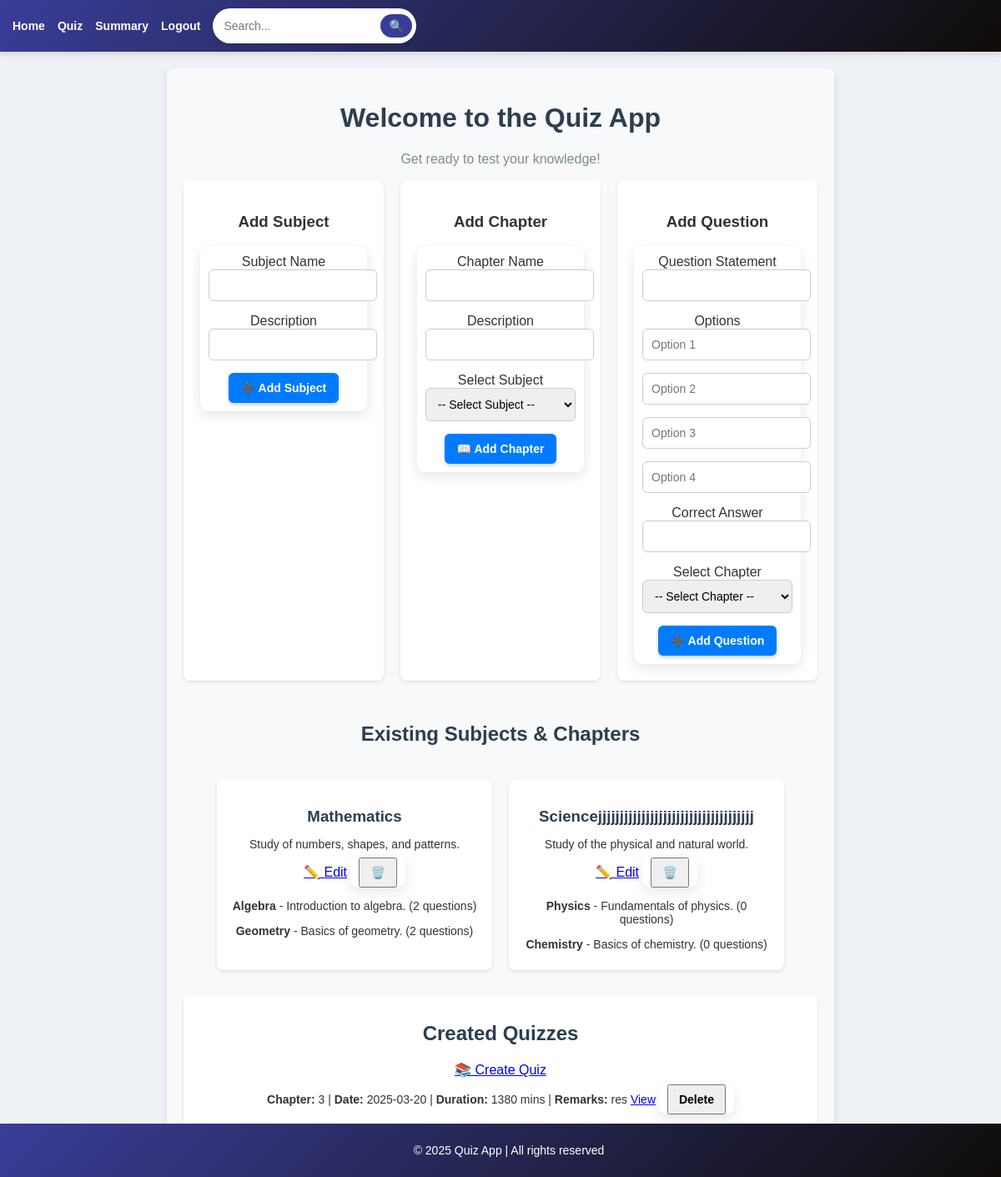
The app's page /admin_dashboard (signed in), older data.
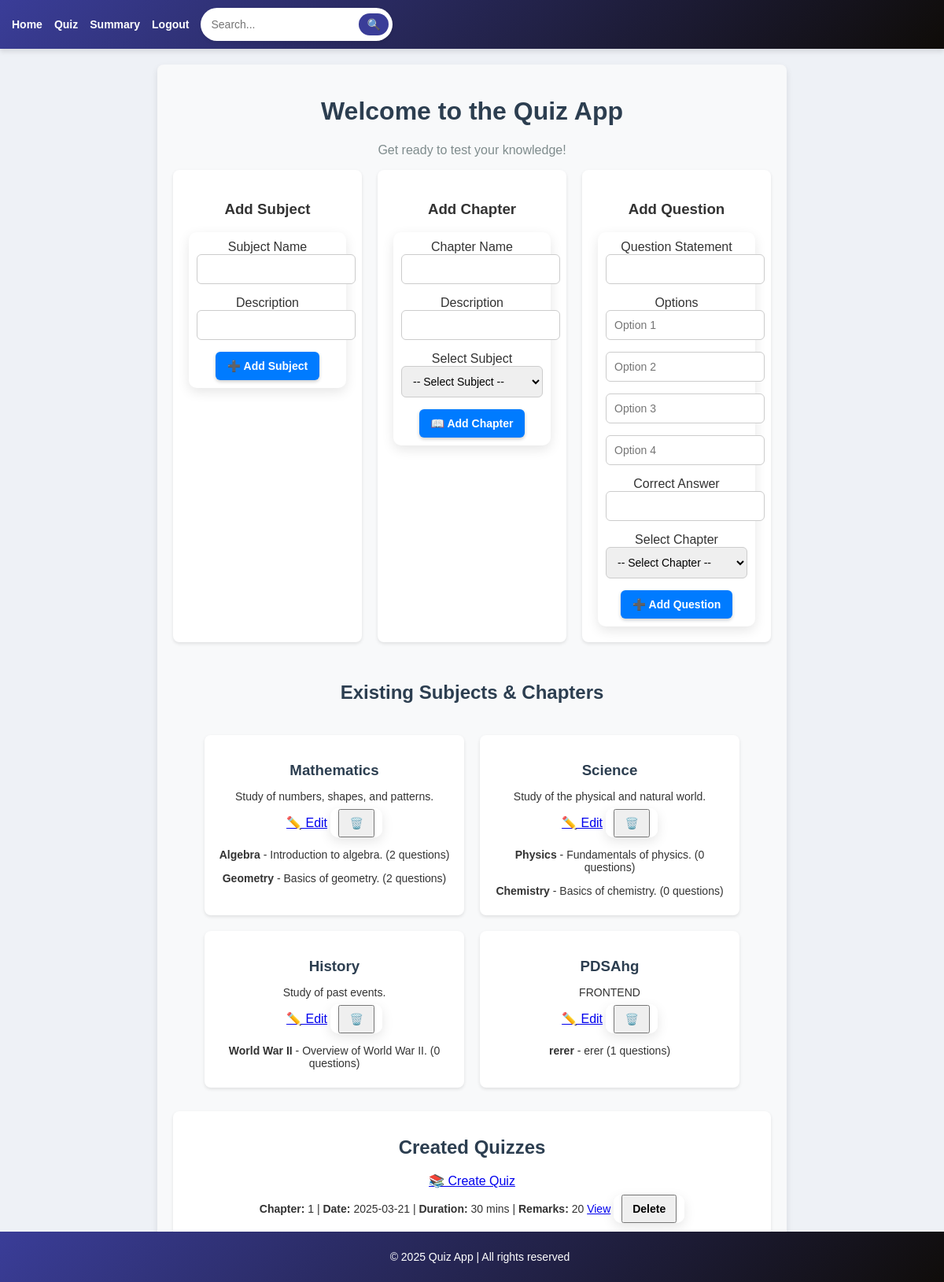
The same page, newer data.
### models.py (models this page shows, shortened)
class Subject(db.Model):
    __tablename__ = 'subjects'
    id = db.Column(db.Integer, primary_key=True)
    subject_name = db.Column(db.String(80), unique=True, nullable=False)
    description = db.Column(db.String(255), nullable=True)
    chapters = db.relationship('Chapter', backref='subject', lazy=True)

class Chapter(db.Model):
    __tablename__ = 'chapters'
    id = db.Column(db.Integer, primary_key=True)
    chapter_name = db.Column(db.String(80), unique=True, nullable=False)
    description = db.Column(db.String(255), nullable=True)
    subject_id = db.Column(db.Integer, db.ForeignKey('subjects.id'), nullable=False)
    quizzes = db.relationship('Quiz', back_populates='chapter', lazy=True)
    questions = db.relationship('Question', back_populates='chapter', lazy=True)

class Quiz(db.Model):
    __tablename__ = 'quiz'
    id = db.Column(db.Integer, primary_key=True)
    chapter_id = db.Column(db.Integer, db.ForeignKey('chapters.id'), nullable=False)
    name = db.Column(db.String(225), unique=True, nullable=False)
    date_of_quiz = db.Column(db.Date, nullable=True)
    time_duration = db.Column(db.Integer, nullable=True)
    remarks = db.Column(db.String(255), nullable=True)
    chapter = db.relationship('Chapter', back_populates='quizzes')
    scores = db.relationship('Score', backref='quiz', lazy=True)

### app.py (the view, shortened to what this page needs)
@app.route('/admin_dashboard', methods=['GET', 'POST'])
@admin_required
def admin_dashboard():
    subjects = Subject.query.all()
    chapters = Chapter.query.all()
    quizzes = Quiz.query.all()
    return render_template("admin_dashboard.html", subjects=subjects, chapters=chapters, quizzes=quizzes)

### app.py (called while the page is built)
def admin_required(f):
    @wraps(f)
    def decorated_function(*args, **kwargs):
        if "user_id" not in session or session.get('user_role') != 'admin':
            flash("Unauthorized access!", "danger")
            return redirect(url_for("login"))
        return f(*args, **kwargs)
    return decorated_function

### templates/admin_dashboard.html (shortened to what this page needs)
{% extends 'base.html' %}
{% block content %}
<div class="dashboard-container">
  <h1 class="text-center fw-bold">Welcome to the Quiz App</h1>
  <p class="text-center" style="color: #7f8c8d;">Get ready to test your knowledge!</p>
  <div class="forms-row">
    <div class="form-container">
      <h3 class="text-center">Add Subject</h3>
      <form method="POST">
        <label>Subject Name</label>
        <input type="text" name="subject_name" required>
        <label>Description</label>
        <input type="text" name="subject_description">
        <button type="submit">➕ Add Subject</button>
      </form>
    </div>
    <div class="form-container">
      <h3 class="text-center">Add Chapter</h3>
      <form method="POST">
        <label>Chapter Name</label>
        <input type="text" name="chapter_name" required>
        <label>Description</label>
        <input type="text" name="chapter_description">
        <label>Select Subject</label>
        <select name="subject_id" required>
          <option value="">-- Select Subject --</option>
        </select>
        <button type="submit">📖 Add Chapter</button>
      </form>
    </div>
    <div class="form-container">
      <h3 class="text-center">Add Question</h3>
      <form method="POST" action="{{ url_for('add_question') }}">
        <label>Question Statement</label>
        <input type="text" name="question_statement" required>
        <label>Options</label>
        <input type="text" name="option1" placeholder="Option 1" required>
        <input type="text" name="option2" placeholder="Option 2" required>
        <input type="text" name="option3" placeholder="Option 3" required>
        <input type="text" name="option4" placeholder="Option 4" required>
        <label>Correct Answer</label>
        <input type="text" name="correct_answer" required>
        <label>Select Chapter</label>
        <select name="chapter_id" required>
            <option value="">-- Select Chapter --</option>
        </select>
        <button type="submit">➕ Add Question</button>
      </form>
    </div>
  </div>
  <div class="subject-container">
    <h2 class="text-center">Existing Subjects & Chapters</h2>
    {% for subject in subjects %}
    <div class="subject-item">
      <h3 class="text-center">{{ subject.subject_name }}</h3>
      <p class="text-center text-muted">{{ subject.description }}</p>
      <div class="text-center">
        <a href="{{ url_for('edit_subject', subject_id=subject.id) }}" class="btn btn-warning">✏️ Edit</a>
        <form method="POST" action="{{ url_for('delete_subject', subject_id=subject.id) }}" style="display: inline;">
          <button type="submit" class="btn btn-danger" onclick="return confirm('Delete this subject?');">🗑️</button>
        </form>
      </div>
      <div>
        {% for chapter in subject.chapters %}
        <p><strong>{{ chapter.chapter_name }}</strong> - {{ chapter.description }} ({{ chapter.questions|length }} questions)</p>
        {% endfor %}
      </div>
    </div>
    {% else %}
    <p class="text-center text-muted">No subjects available.</p>
    {% endfor %}
  </div>
  <div class="quiz-container">
    <h2 class="text-center">Created Quizzes</h2>
    <div class="text-center">
      <a href="{{ url_for('create_quiz') }}" class="btn btn-primary">📚 Create Quiz</a>
    </div>
    {% if quizzes %}
    <ul>
      {% for quiz in quizzes %}
      <li>
        <strong>Chapter:</strong> {{ quiz.chapter_id }} |
        <strong>Date:</strong> {{ quiz.date_of_quiz }} |
        <strong>Duration:</strong> {{ quiz.time_duration }} mins |
        <strong>Remarks:</strong> {{ quiz.remarks }}
        <a href="{{ url_for('view_quiz', quiz_id=quiz.id) }}" class="btn btn-info">View</a>
        <form method="POST" action="{{ url_for('delete_quiz', quiz_id=quiz.id) }}" style="display: inline;">
          <button type="submit" class="btn btn-danger" onclick="return confirm('Delete this quiz?');">Delete</button>
      </form>
      </li>
      {% endfor %}
    </ul>
    {% else %}
    <p class="text-center text-muted">No quizzes available.</p>
    {% endif %}
  </div>
</div>
{% endblock %}

### templates/base.html (shortened to what this page needs)
<!DOCTYPE html>
<html lang="en">
<head>
</head>
<body>
    <nav>
        <ul>
            <li><a href="{{ url_for('index') }}">Home</a></li>
            <li><a href="{{ url_for('get_quiz') }}">Quiz</a></li>
            <li><a href="{{ url_for('summary') }}">Summary</a></li>
            <li><a href="{{ url_for('logout') }}">Logout</a></li>
            <li>
                <form action="{{ url_for('search') }}" method="GET" class="search-form">
                    <input type="text" name="query" placeholder="Search..." required>
                    <button type="submit">🔍</button>
                </form>
            </li>
        </ul>
    </nav>
    <main>
        {% block content %}
        {% endblock %}
    </main>
    <footer>
        <p>&copy; 2025 Quiz App | All rights reserved</p>
    </footer>
</body>
</html>

### templates/base.html (style rules this page uses)
form { background: white; padding: 10px; border-radius: 10px; box-shadow: 0px 5px 15px rgba(0, 0, 0, 0.1); }
input, select { border: 2px solid #3a3d98; border-radius: 10px; padding: 8px; }
button { font-size: 14px; font-weight: bold; padding: 8px 12px; }
body { font-family: 'Poppins', Arial, sans-serif; margin: 0; padding: 0; background-color: #eef1f6; color: #333; }
nav { background: linear-gradient(135deg, #3a3d98, #0f0c08); padding: 10px 15px; box-shadow: 0 4px 6px rgba(0, 0, 0, 0.1); }
nav ul { list-style: none; padding: 0; margin: 0; display: flex; align-items: center; }
nav ul li { margin-right: 15px; }
nav ul li a { color: white; text-decoration: none; font-weight: bold; font-size: 14px; transition: color 0.3s; }
.search-form { display: flex; align-items: center; background: white; border-radius: 25px; padding: 5px; box-shadow: 0 2px 4px rgba(0, 0, 0, 0.1); }
.search-form input { padding: 8px; border: none; border-radius: 25px; outline: none; width: 180px; font-size: 14px; }
.search-form button { padding: 6px 10px; background-color: #3a3d98; color: white; border: none; border-radius: 25px; cursor: pointer; font-size: 14px; transition: background 0.3s; }
main { padding: 20px; text-align: center; max-width: 800px; margin: auto; }
footer { text-align: center; padding: 10px; background: linear-gradient(135deg, #3a3d98, #0f0c08); color: white; position: fixed; bottom: 0; width: 100%; font-size: 14px; }

### templates/admin_dashboard.html (style rules this page uses)
.dashboard-container { max-width: 100%; margin: auto; padding: 20px; background-color: #f8f9fa; border-radius: 8px; box-shadow: 0 4px 8px rgba(0, 0, 0, 0.1); }
h1, h2 { color: #2c3e50; }
.forms-row { display: flex; gap: 20px; justify-content: space-between; flex-wrap: nowrap; }
.form-container { background: #fff; padding: 20px; border-radius: 8px; box-shadow: 0 2px 4px rgba(0, 0, 0, 0.1); width: 32%; box-sizing: border-box; }
.form-container input, .form-container select { width: 100%; padding: 10px; margin-bottom: 15px; font-size: 14px; border: 1px solid #ccc; border-radius: 6px; transition: border-color 0.3s; }
.form-container button { padding: 10px 15px; font-size: 14px; border-radius: 6px; border: none; cursor: pointer; background: #007bff; color: #fff; box-shadow: 0 2px 4px rgba(0, 0, 0, 0.2); transition: background 0.3s; }
.subject-container { display: flex; flex-wrap: wrap; gap: 20px; justify-content: center; margin: 15px 0; padding: 15px; }
.subject-container h2 { width: 100%; text-align: center; margin-bottom: 20px; color: #2c3e50; }
.subject-item { background-color: #fff; border-radius: 8px; box-shadow: 0 2px 4px rgba(0, 0, 0, 0.1); padding: 15px; width: 300px; text-align: center; }
.subject-item h3 { margin-bottom: 10px; color: #2c3e50; }
.subject-item p { font-size: 14px; margin-bottom: 8px; }
.quiz-container { background-color: #fff; padding: 12px 15px; margin: 15px 0; border-radius: 8px; box-shadow: 0 2px 4px rgba(0, 0, 0, 0.1); }
.quiz-container ul { list-style-type: none; padding: 0; margin: 0; }
.quiz-container li { padding: 8px 10px; border-bottom: 1px solid #e9ecef; font-size: 14px; }
.quiz-container li:last-child { border-bottom: none; }
.text-center { text-align: center; }

Row changes from the older to the newer data that the page shows:
removed Quiz: chapter_id "3", date_of_quiz "2025-03-20", time_duration "1380", remarks "res"
changed Subject "Study of the physical and natural world.": subject_name "Sciencejjjjjjjjjjjjjjjjjjjjjjjjjjjjjjjjjjjj" → "Science"
added Subject: subject_name "History", description "Study of past events."
added Chapter: chapter_name "World War II", description "Overview of World War II.", questions|length "0", shown under "History"
added Subject: subject_name "PDSAhg", description "FRONTEND"
added Chapter: chapter_name "rerer", description "erer", questions|length "1", shown under "PDSAhg"
added Quiz: chapter_id "1", date_of_quiz "2025-03-21", time_duration "30", remarks "20"
